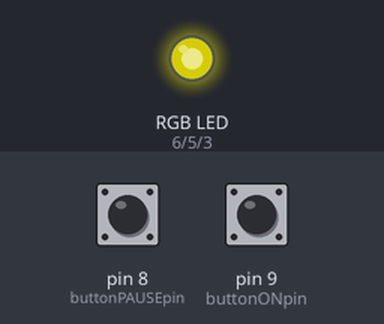
Simulated run of this sketch. Board: Arduino Uno, built with avr-gcc and run on an emulated ATmega328P. Parts: an RGB LED mixed from three pins (HIGH = lit). Inputs (shaded band) come from the test bench; at power-on: pin 8 (buttonPAUSEpin) HIGH, pin 9 (buttonONpin) HIGH. Dim RGB values are drawn brighter than linear.

Above: at 1.25 s.
1.3 s: pin 8 (buttonPAUSEpin) pulled LOW for 0.15 s
At 2.3 s:
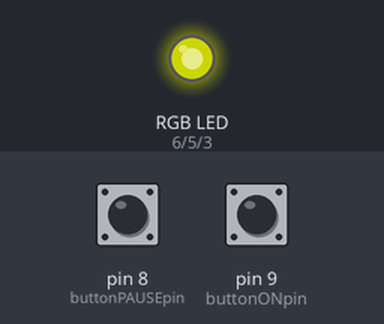
4.4 s: pin 9 (buttonONpin) pulled LOW for 3.2 s
At 7.1 s:
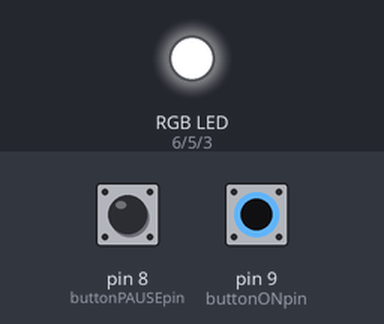
9.8 s: pin 9 (buttonONpin) pulled LOW for 0.15 s
At 11.55 s:
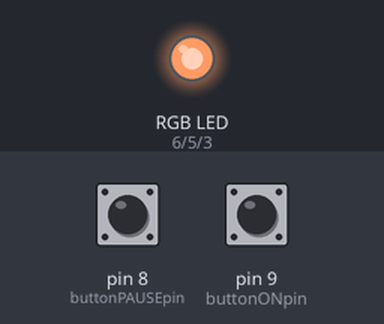
12.9 s: pin 8 (buttonPAUSEpin) pulled LOW for 1 s
At 13.5 s:
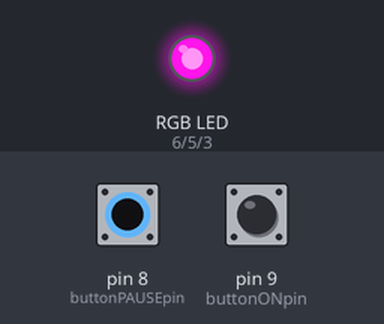
16.9 s: pin 9 (buttonONpin) pulsed LOW 5 times (0.12 s each, 0.3 s apart)
21.4 s: pin 9 (buttonONpin) pulled LOW for 1 s
Timing chart, 0 to 28.4 s (numbered marks = the images above; inputs shaded):
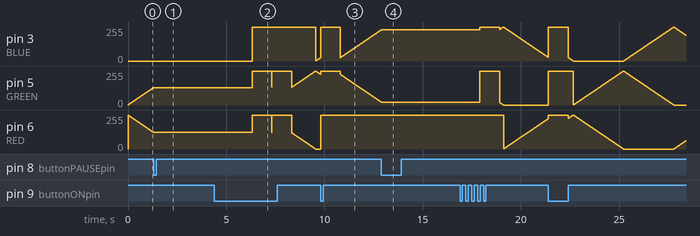

The sketch:

myRGB_LED.ino
```cpp
// Esther Tapia
// Created on: 12/31/2017
// combined both RGB LED and Digital Inputs lessons from Arduino Kit
// to pause RGB LED at a color and to turn the RBG LED white with push switches

// define pins for switches on and pause
int buttonONpin = 9;    // on switch on pin 9
int buttonPAUSEpin = 8;   // pause switch on pin 8

// Define Pins for RGB LED
#define BLUE 3    // blue LED on pin 3
#define GREEN 5   // green LED on pin 5
#define RED 6     // red LED on pin 6

void setup()
{
// RGB LED
pinMode(RED, OUTPUT);
pinMode(GREEN, OUTPUT);
pinMode(BLUE, OUTPUT);
digitalWrite(RED, HIGH);    // initially red LED is turned on,
digitalWrite(GREEN, LOW);   // and green and blue LED are off
digitalWrite(BLUE, LOW);

// switches
pinMode(buttonONpin, INPUT_PULLUP);
pinMode(buttonPAUSEpin, INPUT_PULLUP);
}

// define variables
int redValue;
int greenValue;
int blueValue;

// main loop
void loop()
{
#define delayTime 10 // fading time between colors

redValue = 255; // choose a value between 1 and 255 to change the color.
greenValue = 0;
blueValue = 0;

for(int i = 0; i < 255; i += 1) // fades out red bring green full when i=255
{
redValue -= 1;  // as red LED is slowly decreasing in color, green LED is increasing
greenValue += 1;
analogWrite(RED, redValue);
analogWrite(GREEN, greenValue);
delay(delayTime);

if(digitalRead(buttonONpin) == LOW)   // turns led to white
{
  digitalWrite(BLUE, HIGH);
  digitalWrite(GREEN, HIGH);
  digitalWrite(RED, HIGH);
  delay(1000);    // pauses for a second
}
if(digitalRead(buttonPAUSEpin) == LOW)
{
  delay(5000);    // pause RGB LED for 5 seconds (to enjoy color)
}
}

redValue = 0;
greenValue = 255;
blueValue = 0;

for(int i = 0; i < 255; i += 1) // fades out green bring blue full when i=255
{
greenValue -= 1;  // as green LED is slowly decreasing in color, blue LED is increasing
blueValue += 1;
analogWrite(GREEN, greenValue);
analogWrite(BLUE, blueValue);
delay(delayTime);

if(digitalRead(buttonONpin) == LOW)   // turns led to white
{
  digitalWrite(BLUE, HIGH);
  digitalWrite(GREEN, HIGH);
  digitalWrite(RED, HIGH);
  delay(1000);    // pauses for a second
}
if(digitalRead(buttonPAUSEpin) == LOW)
{
  delay(5000);    // pause RGB LED for 5 seconds (to enjoy color)
}
}

redValue = 0;
greenValue = 0;
blueValue = 255;

for(int i = 0; i < 255; i += 1) // fades out blue bring red full when i=255
{
// The following code has been rearranged to match the other two similar sections
blueValue -= 1; // as blue LED is slowly decreasing in color, red LED is increasing
redValue += 1;
analogWrite(BLUE, blueValue);
analogWrite(RED, redValue);
delay(delayTime);

if(digitalRead(buttonONpin) == LOW)     // turns led to white
{
  digitalWrite(BLUE, HIGH);
  digitalWrite(GREEN, HIGH);
  digitalWrite(RED, HIGH);
  delay(1000);    // pauses for a second
}
if(digitalRead(buttonPAUSEpin) == LOW)
{
  delay(5000);    // pause RGB LED for 5 seconds (to enjoy color)
}
}


}
```

Measured:
- after the input at 1.3 s, pin 3 (BLUE): stays 0/255 (without the input it goes to 1/255 after 1.3 s); pin 5 (GREEN): stays 130/255 (without the input it goes to 131/255 after 0.00 s); pin 6 (RED): stays 125/255 (without the input it goes to 124/255 after 0.00 s)
- after the input at 12.9 s, pin 3 (BLUE): stays 234/255 (without the input it goes to 235/255 after 0.00 s); pin 5 (GREEN): stops changing and stays 21/255; pin 6 (RED): stops changing and stays 255/255
